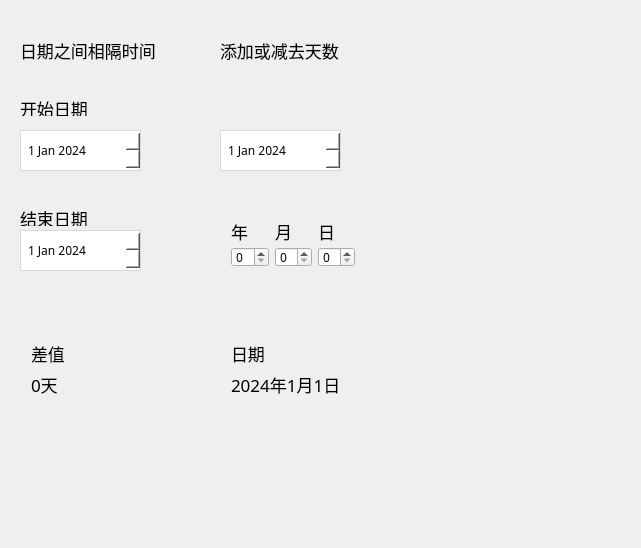
<?xml version="1.0" encoding="UTF-8"?>
<ui version="4.0">
 <class>riqi</class>
 <widget class="QWidget" name="riqi">
  <property name="geometry">
   <rect>
    <x>0</x>
    <y>0</y>
    <width>641</width>
    <height>548</height>
   </rect>
  </property>
  <property name="maximumSize">
   <size>
    <width>1000</width>
    <height>10000</height>
   </size>
  </property>
  <property name="font">
   <font>
    <family>宋体</family>
    <italic>false</italic>
    <bold>false</bold>
   </font>
  </property>
  <property name="windowTitle">
   <string>拉胯计算器</string>
  </property>
  <property name="styleSheet">
   <string notr="true">QPushButton {
background-color: #F2F2F2; /* 设置背景颜色 */
border: 1px solid #C3C3C3; /* 设置边框颜色 */
padding: 8px 16px; /* 调整内边距 */
font-family: &quot;Segoe UI&quot;, Arial, sans-serif; /* 使用Windows计算器常见的字体 */
font-size: 14pt; /* 设置字体大小 */
color: #333333; /* 设置文本颜色 */
}

QPushButton:hover {
background-color: #E6E6E6; /* 鼠标悬停时设置背景颜色 */
}

QPushButton:pressed {
background-color: #D9D9D9; /* 按下时设置背景颜色 */
}

QPushButton:disabled {
background-color: #F2F2F2; /* 禁用时设置背景颜色 */
color: #B2B2B2; /* 禁用时设置文本颜色 */
}



QRadioButton {
spacing: 5px; /* 调整文本和选择框之间的间距 */
color: #333333; /* 设置文本颜色 */
}

QRadioButton::indicator {
width: 5px; /* 设置选择框的宽度 */
height: 5rgb(240, 240, 240)px; /* 设置选择框的高度 */
border: 2px solid #0078D4; /* 设置选择框的边框颜色 */
}

QRadioButton::indicator:checked {
background-color: #0078D4; /* 设置选中时的背景颜色 */
border: 2px solid #0078D4; /* 设置选中时的边框颜色 */
}

QRadioButton:hover {
color: #0078D4; /* 鼠标悬停时设置文本颜色 */
}


QDateEdit {
background-color: white;
border: 1px solid #d9d9d9;
padding: 5px;
color: black;
selection-background-color: #3399ff;
selection-color: white;
}

QDateEdit::drop-down {
width: 20px;
}



QDateEdit QCalendarWidget {
background-color: white;
color: black;
border: 1px solid #d9d9d9;
selection-background-color: #3399ff;
selection-color: white;
}

QDateEdit QCalendarWidget QToolButton {
color: black;
background-color: white;
border: 1px solid #d9d9d9;
border-radius: 4px;
}

QDateEdit QCalendarWidget QToolButton:hover {
background-color: #e6f7ff;
}

QDateEdit QCalendarWidget QToolButton::hover {
background-color: #e6f7ff;
}

QDateEdit QCalendarWidget QWidget {
alternate-background-color: #f0f0f0;
}

QDateEdit QCalendarWidget QAbstractItemView {
background-color: white;
}

QDateEdit QCalendarWidget QAbstractItemView::item:hover {
color: black;
background-color: #3399ff;
}

QDateEdit QCalendarWidget QAbstractItemView::item:selected {
color: white;
background-color: #3399ff;
}


	


</string>
  </property>
  <widget class="QWidget" name="centralWidget" native="true">
   <property name="geometry">
    <rect>
     <x>0</x>
     <y>-10</y>
     <width>411</width>
     <height>571</height>
    </rect>
   </property>
   <property name="styleSheet">
    <string notr="true">QLabel{
font-size: 13pt; /* 设置字体大小 */
}</string>
   </property>
   <widget class="QDateEdit" name="dateEdit">
    <property name="geometry">
     <rect>
      <x>20</x>
      <y>140</y>
      <width>121</width>
      <height>41</height>
     </rect>
    </property>
    <property name="styleSheet">
     <string notr="true">QDateEdit {
background-color: white;
border: 1px solid #d9d9d9;
padding: 5px;
color: black;
selection-background-color: #3399ff;
selection-color: white;
}

QDateEdit::drop-down {
width: 20px;
}



QDateEdit QCalendarWidget {
background-color: white;
color: black;
border: 1px solid #d9d9d9;
selection-background-color: #3399ff;
selection-color: white;
}

QDateEdit QCalendarWidget QToolButton {
color: black;
background-color: white;
border: 1px solid #d9d9d9;
border-radius: 4px;
}

QDateEdit QCalendarWidget QToolButton:hover {
background-color: #e6f7ff;
}

QDateEdit QCalendarWidget QToolButton::hover {
background-color: #e6f7ff;
}

QDateEdit QCalendarWidget QWidget {
alternate-background-color: #f0f0f0;
}

QDateEdit QCalendarWidget QAbstractItemView {
background-color: white;
}

QDateEdit QCalendarWidget QAbstractItemView::item:hover {
color: black;
background-color: #3399ff;
}

QDateEdit QCalendarWidget QAbstractItemView::item:selected {
color: white;
background-color: #3399ff;
}
</string>
    </property>
    <property name="dateTime">
     <datetime>
      <hour>0</hour>
      <minute>0</minute>
      <second>0</second>
      <year>2024</year>
      <month>1</month>
      <day>1</day>
     </datetime>
    </property>
   </widget>
   <widget class="QDateEdit" name="dateEdit_2">
    <property name="geometry">
     <rect>
      <x>20</x>
      <y>240</y>
      <width>121</width>
      <height>41</height>
     </rect>
    </property>
    <property name="styleSheet">
     <string notr="true">QDateEdit {
background-color: white;
border: 1px solid #d9d9d9;
padding: 5px;
color: black;
selection-background-color: #3399ff;
selection-color: white;
}

QDateEdit::drop-down {
width: 20px;
}



QDateEdit QCalendarWidget {
background-color: white;
color: black;
border: 1px solid #d9d9d9;
selection-background-color: #3399ff;
selection-color: white;
}

QDateEdit QCalendarWidget QToolButton {
color: black;
background-color: white;
border: 1px solid #d9d9d9;
border-radius: 4px;
}

QDateEdit QCalendarWidget QToolButton:hover {
background-color: #e6f7ff;
}

QDateEdit QCalendarWidget QToolButton::hover {
background-color: #e6f7ff;
}

QDateEdit QCalendarWidget QWidget {
alternate-background-color: #f0f0f0;
}

QDateEdit QCalendarWidget QAbstractItemView {
background-color: white;
}

QDateEdit QCalendarWidget QAbstractItemView::item:hover {
color: black;
background-color: #3399ff;
}

QDateEdit QCalendarWidget QAbstractItemView::item:selected {
color: white;
background-color: #3399ff;
}
</string>
    </property>
    <property name="dateTime">
     <datetime>
      <hour>0</hour>
      <minute>0</minute>
      <second>0</second>
      <year>2024</year>
      <month>1</month>
      <day>1</day>
     </datetime>
    </property>
   </widget>
   <widget class="QLabel" name="label_2">
    <property name="geometry">
     <rect>
      <x>20</x>
      <y>50</y>
      <width>141</width>
      <height>21</height>
     </rect>
    </property>
    <property name="styleSheet">
     <string notr="true"/>
    </property>
    <property name="text">
     <string>日期之间相隔时间</string>
    </property>
   </widget>
   <widget class="QLabel" name="label_4">
    <property name="geometry">
     <rect>
      <x>220</x>
      <y>50</y>
      <width>141</width>
      <height>21</height>
     </rect>
    </property>
    <property name="text">
     <string>添加或减去天数</string>
    </property>
   </widget>
   <widget class="QDateEdit" name="dateEdit_3">
    <property name="geometry">
     <rect>
      <x>220</x>
      <y>140</y>
      <width>121</width>
      <height>41</height>
     </rect>
    </property>
    <property name="styleSheet">
     <string notr="true">QDateEdit {
background-color: white;
border: 1px solid #d9d9d9;
padding: 5px;
color: black;
selection-background-color: #3399ff;
selection-color: white;
}

QDateEdit::drop-down {
width: 20px;
}



QDateEdit QCalendarWidget {
background-color: white;
color: black;
border: 1px solid #d9d9d9;
selection-background-color: #3399ff;
selection-color: white;
}

QDateEdit QCalendarWidget QToolButton {
color: black;
background-color: white;
border: 1px solid #d9d9d9;
border-radius: 4px;
}

QDateEdit QCalendarWidget QToolButton:hover {
background-color: #e6f7ff;
}

QDateEdit QCalendarWidget QToolButton::hover {
background-color: #e6f7ff;
}

QDateEdit QCalendarWidget QWidget {
alternate-background-color: #f0f0f0;
}

QDateEdit QCalendarWidget QAbstractItemView {
background-color: white;
}

QDateEdit QCalendarWidget QAbstractItemView::item:hover {
color: black;
background-color: #3399ff;
}

QDateEdit QCalendarWidget QAbstractItemView::item:selected {
color: white;
background-color: #3399ff;
}
</string>
    </property>
    <property name="dateTime">
     <datetime>
      <hour>16</hour>
      <minute>0</minute>
      <second>0</second>
      <year>2024</year>
      <month>1</month>
      <day>1</day>
     </datetime>
    </property>
   </widget>
   <widget class="QLabel" name="label_7">
    <property name="geometry">
     <rect>
      <x>20</x>
      <y>110</y>
      <width>81</width>
      <height>16</height>
     </rect>
    </property>
    <property name="text">
     <string>开始日期</string>
    </property>
   </widget>
   <widget class="QLabel" name="label_8">
    <property name="geometry">
     <rect>
      <x>20</x>
      <y>220</y>
      <width>91</width>
      <height>16</height>
     </rect>
    </property>
    <property name="text">
     <string>结束日期</string>
    </property>
   </widget>
   <widget class="QWidget" name="">
    <property name="geometry">
     <rect>
      <x>20</x>
      <y>340</y>
      <width>91</width>
      <height>78</height>
     </rect>
    </property>
    <layout class="QVBoxLayout" name="verticalLayout">
     <item>
      <widget class="QLabel" name="label_3">
       <property name="text">
        <string>差值</string>
       </property>
      </widget>
     </item>
     <item>
      <widget class="QLabel" name="label">
       <property name="text">
        <string>0天</string>
       </property>
      </widget>
     </item>
    </layout>
   </widget>
   <widget class="QWidget" name="">
    <property name="geometry">
     <rect>
      <x>220</x>
      <y>90</y>
      <width>96</width>
      <height>19</height>
     </rect>
    </property>
    <layout class="QHBoxLayout" name="horizontalLayout">
     <item>
      <widget class="QRadioButton" name="radioButton">
       <property name="text">
        <string>添加</string>
       </property>
       <property name="checked">
        <bool>true</bool>
       </property>
      </widget>
     </item>
     <item>
      <widget class="QRadioButton" name="radioButton_2">
       <property name="text">
        <string>减去</string>
       </property>
      </widget>
     </item>
    </layout>
   </widget>
   <widget class="QWidget" name="">
    <property name="geometry">
     <rect>
      <x>220</x>
      <y>340</y>
      <width>181</width>
      <height>78</height>
     </rect>
    </property>
    <layout class="QVBoxLayout" name="verticalLayout_2">
     <item>
      <widget class="QLabel" name="label_14">
       <property name="text">
        <string>日期</string>
       </property>
      </widget>
     </item>
     <item>
      <widget class="QLabel" name="label_15">
       <property name="text">
        <string>2024年1月1日</string>
       </property>
      </widget>
     </item>
    </layout>
   </widget>
   <widget class="QWidget" name="">
    <property name="geometry">
     <rect>
      <x>220</x>
      <y>220</y>
      <width>146</width>
      <height>68</height>
     </rect>
    </property>
    <layout class="QHBoxLayout" name="horizontalLayout_2">
     <item>
      <layout class="QVBoxLayout" name="verticalLayout_3">
       <item>
        <widget class="QLabel" name="label_5">
         <property name="text">
          <string>年</string>
         </property>
        </widget>
       </item>
       <item>
        <widget class="QSpinBox" name="spinBox"/>
       </item>
      </layout>
     </item>
     <item>
      <layout class="QVBoxLayout" name="verticalLayout_4">
       <item>
        <widget class="QLabel" name="label_6">
         <property name="text">
          <string>月</string>
         </property>
        </widget>
       </item>
       <item>
        <widget class="QSpinBox" name="spinBox_2"/>
       </item>
      </layout>
     </item>
     <item>
      <layout class="QVBoxLayout" name="verticalLayout_5">
       <item>
        <widget class="QLabel" name="label_13">
         <property name="text">
          <string>日</string>
         </property>
        </widget>
       </item>
       <item>
        <widget class="QSpinBox" name="spinBox_3"/>
       </item>
      </layout>
     </item>
    </layout>
   </widget>
  </widget>
 </widget>
 <layoutdefault spacing="6" margin="11"/>
 <resources/>
 <connections/>
</ui>
